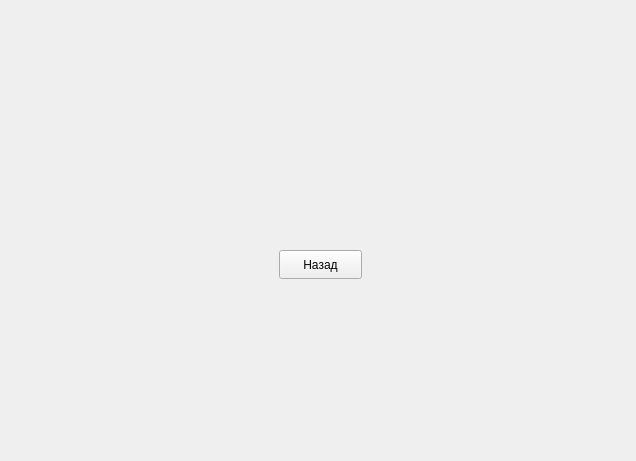
<?xml version="1.0" encoding="UTF-8"?>
<ui version="4.0">
 <class>Buh</class>
 <widget class="QWidget" name="Buh">
  <property name="geometry">
   <rect>
    <x>0</x>
    <y>0</y>
    <width>636</width>
    <height>461</height>
   </rect>
  </property>
  <property name="windowTitle">
   <string>Form</string>
  </property>
  <widget class="QStackedWidget" name="stackedWidget">
   <property name="geometry">
    <rect>
     <x>-1</x>
     <y>0</y>
     <width>631</width>
     <height>461</height>
    </rect>
   </property>
   <property name="currentIndex">
    <number>1</number>
   </property>
   <widget class="QWidget" name="main_page">
    <widget class="QWidget" name="">
     <property name="geometry">
      <rect>
       <x>170</x>
       <y>110</y>
       <width>270</width>
       <height>171</height>
      </rect>
     </property>
     <layout class="QVBoxLayout" name="verticalLayout_3">
      <item>
       <layout class="QHBoxLayout" name="horizontalLayout">
        <item>
         <spacer name="horizontalSpacer">
          <property name="orientation">
           <enum>Qt::Horizontal</enum>
          </property>
          <property name="sizeHint" stdset="0">
           <size>
            <width>40</width>
            <height>20</height>
           </size>
          </property>
         </spacer>
        </item>
        <item>
         <layout class="QVBoxLayout" name="verticalLayout_2">
          <item>
           <widget class="QLabel" name="label">
            <property name="font">
             <font>
              <pointsize>11</pointsize>
              <bold>true</bold>
              <underline>true</underline>
             </font>
            </property>
            <property name="text">
             <string>Добро пожаловать</string>
            </property>
           </widget>
          </item>
          <item>
           <widget class="QLabel" name="label_2">
            <property name="font">
             <font>
              <italic>true</italic>
             </font>
            </property>
            <property name="text">
             <string>Выберите действие</string>
            </property>
           </widget>
          </item>
         </layout>
        </item>
        <item>
         <spacer name="horizontalSpacer_2">
          <property name="orientation">
           <enum>Qt::Horizontal</enum>
          </property>
          <property name="sizeHint" stdset="0">
           <size>
            <width>40</width>
            <height>20</height>
           </size>
          </property>
         </spacer>
        </item>
       </layout>
      </item>
      <item>
       <layout class="QVBoxLayout" name="verticalLayout">
        <item>
         <widget class="QPushButton" name="listZakazov_button">
          <property name="text">
           <string>Список заказов для расчета</string>
          </property>
         </widget>
        </item>
        <item>
         <spacer name="verticalSpacer">
          <property name="orientation">
           <enum>Qt::Vertical</enum>
          </property>
          <property name="sizeHint" stdset="0">
           <size>
            <width>20</width>
            <height>40</height>
           </size>
          </property>
         </spacer>
        </item>
        <item>
         <widget class="QPushButton" name="exit">
          <property name="text">
           <string>Выход</string>
          </property>
         </widget>
        </item>
       </layout>
      </item>
     </layout>
    </widget>
   </widget>
   <widget class="QWidget" name="listZakazov_page">
    <widget class="QPushButton" name="back_button">
     <property name="geometry">
      <rect>
       <x>280</x>
       <y>250</y>
       <width>83</width>
       <height>29</height>
      </rect>
     </property>
     <property name="text">
      <string>Назад</string>
     </property>
    </widget>
   </widget>
  </widget>
 </widget>
 <resources/>
 <connections/>
</ui>
